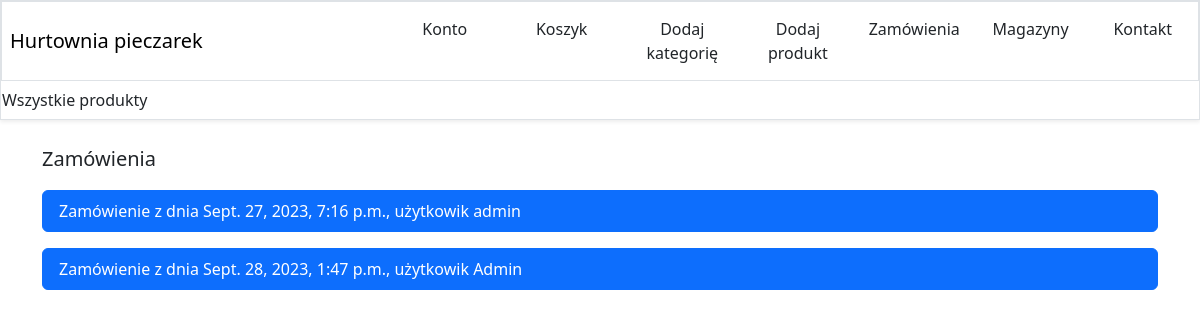
/all_orders (signed in), run on an earlier commit of the app's database.
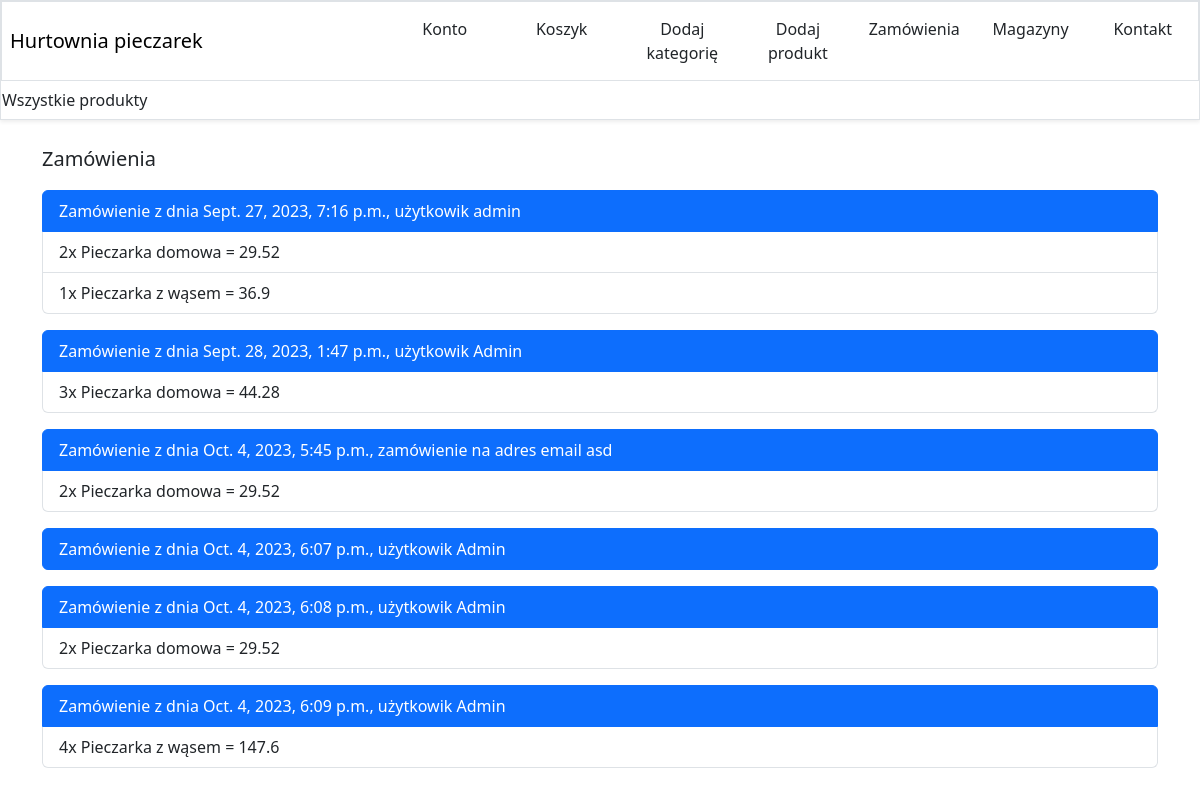
And on a later commit of the database.
### testapp/models.py (models this page shows, shortened)
class Purchase(models.Model):
    purchase_date = models.DateTimeField(default=datetime.now)
    user = models.ForeignKey(CustomUser,on_delete=models.DO_NOTHING,null=True)
    email = models.EmailField(null=True)
    def get_ordered_products(self):
        return Purchase_item.objects.filter(purchase=self)

class CustomUser(AbstractUser):
    email = models.EmailField(unique=True)
    user_type = models.IntegerField(default=0) #0 = user, 1=admin
    def is_admin(self):
        return True if self.user_type == 1 else False

class Purchase_item(models.Model):
    purchase    = models.ForeignKey(Purchase,on_delete = models.DO_NOTHING)
    product     = models.ForeignKey(Product,on_delete = models.DO_NOTHING)
    amount      = models.IntegerField()
    def get_brutto_price(self):
        return self.amount*self.product.get_brutto_price()

class Product(models.Model):
    product_name    = models.CharField(max_length=32)
    price           = models.IntegerField(default = 0)
    promoted        = models.BooleanField(default = False)
    category        = models.ForeignKey(Product_category,on_delete = models.PROTECT,null=True)
    tax             = models.ForeignKey(Tax,on_delete = models.PROTECT,null=True)
    description     = models.CharField(max_length=400,null=True)
    def get_brutto_price(self):
        return ceil(self.price*(1+self.tax.tax_value/100.0))/100.0

class Tax(models.Model):
    tax_value = models.IntegerField(default=23)

### testapp/views.py (the view)
    def wrapper(response):
        if is_admin(response):
            return view(response)
        return redirect(promoted_page)

### testapp/views.py (called while the page is built)
def is_admin(response):
    if not response.user.is_authenticated:
        return False
    if not  response.user.is_admin():
        return False
    return True

def admin_required(view):
    def wrapper(response):
        if is_admin(response):
            return view(response)
        return redirect(promoted_page)
    return wrapper

def get_distinct_categories():
    categories_ids = Product.objects.values("category").distinct()
    categories = []
    for cat_id in categories_ids:
        categories.append(Product_category.objects.get(id=cat_id['category']))
    return categories

def get_basepage_data(response):
    return {"categories":get_distinct_categories(),"user":response.user}

@admin_required
@login_required
def show_all_purchases(response):
    page_data = get_basepage_data(response)
    page_data['purchases'] = Purchase.objects.all()
    return render(response,'purchases_view.html',page_data)

### testapp/templates/purchases_view.html
{%extends 'base.html'%}
{%load static%}
{%block content%}
<div class="col fs-5">Zamówienia</div>
{%for purchase in purchases%}
<div class="col mt-3">
    <ul class='list-group'>
        <li class="list-group-item active">Zamówienie z dnia {{purchase.purchase_date}},{%if purchase.user.username%} użytkowik {{purchase.user.username}}{%else%} zamówienie na adres email {{purchase.email}}{%endif%}</li>
        {%for product in purchase.get_ordered_products%}
        <li class="list-group-item">{{product.amount}}x {{product.product.product_name}} = {{product.get_brutto_price}}</li>
        {%endfor%}
    </ul>
</div>
{%endfor%}
{%endblock%}

### testapp/templates/base.html (shortened to what this page needs)
{% load static %}
<!DOCTYPE html>
<html>
    <head>
        <link href="https://cdn.jsdelivr.net/npm/bootstrap@5.3.2/dist/css/bootstrap.min.css" rel="stylesheet">
    </head>
    <body>
        <div class="shadow-sm border">
            <div class="navbar p-2 border">
                <a class="navbar-brand" href="/">Hurtownia pieczarek</a>
                <div class="row justify-content-end">
                    <div class="col">
                        {%if user.is_authenticated%}
                        <a class='btn' href='/user'>Konto</a>
                        {%else%}
                        <a class="btn" href="/user/login">Zaloguj</a>
                        {% endif %}
                    </div>
                    <div class="col">
                        <a class="btn" href="/basket">Koszyk</a>
                    </div>
                    {%if user.is_authenticated and user.is_admin%}
                    <a class="col btn" href="/category/add">Dodaj kategorię</a>
                    <a class="col btn" href="/product/add">Dodaj produkt</a>
                    <a class="col btn" href="/all_orders">Zamówienia</a>
                    <a class="col btn" href="/magazines">Magazyny</a>
                    {%endif%}
                    <div class="col">
                        <a class="btn" href="/contact">Kontakt</a>
                    </div>
                </div>
            </div>
            <div class="row d-flex justify-content-start" id="category_menu">
                <a class="col btn d-flex justify-content-start" href="/products/all">Wszystkie produkty</a>
            </div>
        </div>
        <br>
        <div class="container" id="main_content_container">
            {%block content%}
            {%endblock%}
        </div>
    </body>
</html>

What changed in the data, as far as the page shows it:
added Purchase_item: amount "2", product.product_name "Pieczarka domowa", get_brutto_price "29.52", shown under Purchase "Sept. 27, 2023, 7:16 p.m."
added Purchase_item: amount "1", product.product_name "Pieczarka z wąsem", get_brutto_price "36.9", shown under Purchase "Sept. 27, 2023, 7:16 p.m."
added Purchase_item: amount "3", product.product_name "Pieczarka domowa", get_brutto_price "44.28", shown under Purchase "Sept. 28, 2023, 1:47 p.m."
added Purchase: purchase_date "Oct. 4, 2023, 5:45 p.m.", email "asd"
added Purchase_item: amount "2", product.product_name "Pieczarka domowa", get_brutto_price "29.52", shown under "Oct. 4, 2023, 5:45 p.m."
added Purchase: purchase_date "Oct. 4, 2023, 6:07 p.m.", user.username "Admin"
added Purchase: purchase_date "Oct. 4, 2023, 6:08 p.m.", user.username "Admin"
added Purchase_item: amount "2", product.product_name "Pieczarka domowa", get_brutto_price "29.52", shown under "Oct. 4, 2023, 6:08 p.m."
added Purchase: purchase_date "Oct. 4, 2023, 6:09 p.m.", user.username "Admin"
added Purchase_item: amount "4", product.product_name "Pieczarka z wąsem", get_brutto_price "147.6", shown under "Oct. 4, 2023, 6:09 p.m."
